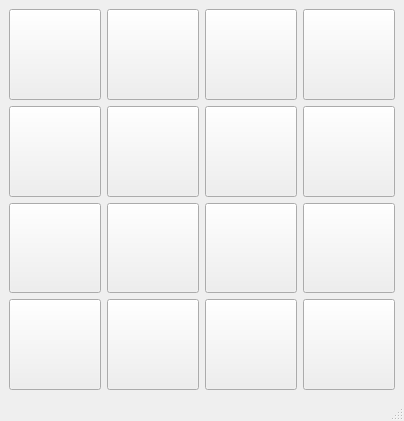
<?xml version="1.0" encoding="UTF-8"?>
<ui version="4.0">
 <class>MainWindow</class>
 <widget class="QMainWindow" name="MainWindow">
  <property name="geometry">
   <rect>
    <x>0</x>
    <y>0</y>
    <width>404</width>
    <height>421</height>
   </rect>
  </property>
  <property name="windowTitle">
   <string>Puzzle 15</string>
  </property>
  <property name="windowIcon">
   <iconset theme="zoom-in"/>
  </property>
  <widget class="QWidget" name="centralwidget">
   <layout class="QGridLayout" name="gridLayout">
    <item row="2" column="0">
     <widget class="QPushButton" name="btn_9">
      <property name="sizePolicy">
       <sizepolicy hsizetype="Minimum" vsizetype="Expanding">
        <horstretch>0</horstretch>
        <verstretch>0</verstretch>
       </sizepolicy>
      </property>
      <property name="font">
       <font>
        <pointsize>13</pointsize>
       </font>
      </property>
      <property name="text">
       <string/>
      </property>
     </widget>
    </item>
    <item row="0" column="0">
     <widget class="QPushButton" name="btn_1">
      <property name="sizePolicy">
       <sizepolicy hsizetype="Minimum" vsizetype="Expanding">
        <horstretch>0</horstretch>
        <verstretch>0</verstretch>
       </sizepolicy>
      </property>
      <property name="font">
       <font>
        <pointsize>13</pointsize>
       </font>
      </property>
      <property name="text">
       <string/>
      </property>
     </widget>
    </item>
    <item row="1" column="3">
     <widget class="QPushButton" name="btn_8">
      <property name="sizePolicy">
       <sizepolicy hsizetype="Minimum" vsizetype="Expanding">
        <horstretch>0</horstretch>
        <verstretch>0</verstretch>
       </sizepolicy>
      </property>
      <property name="font">
       <font>
        <pointsize>13</pointsize>
       </font>
      </property>
      <property name="text">
       <string/>
      </property>
     </widget>
    </item>
    <item row="2" column="3">
     <widget class="QPushButton" name="btn_12">
      <property name="sizePolicy">
       <sizepolicy hsizetype="Minimum" vsizetype="Expanding">
        <horstretch>0</horstretch>
        <verstretch>0</verstretch>
       </sizepolicy>
      </property>
      <property name="font">
       <font>
        <pointsize>13</pointsize>
       </font>
      </property>
      <property name="text">
       <string/>
      </property>
     </widget>
    </item>
    <item row="1" column="0">
     <widget class="QPushButton" name="btn_5">
      <property name="sizePolicy">
       <sizepolicy hsizetype="Minimum" vsizetype="Expanding">
        <horstretch>0</horstretch>
        <verstretch>0</verstretch>
       </sizepolicy>
      </property>
      <property name="font">
       <font>
        <pointsize>13</pointsize>
       </font>
      </property>
      <property name="text">
       <string/>
      </property>
     </widget>
    </item>
    <item row="3" column="0">
     <widget class="QPushButton" name="btn_13">
      <property name="sizePolicy">
       <sizepolicy hsizetype="Minimum" vsizetype="Expanding">
        <horstretch>0</horstretch>
        <verstretch>0</verstretch>
       </sizepolicy>
      </property>
      <property name="font">
       <font>
        <pointsize>13</pointsize>
       </font>
      </property>
      <property name="text">
       <string/>
      </property>
     </widget>
    </item>
    <item row="0" column="2">
     <widget class="QPushButton" name="btn_3">
      <property name="sizePolicy">
       <sizepolicy hsizetype="Minimum" vsizetype="Expanding">
        <horstretch>0</horstretch>
        <verstretch>0</verstretch>
       </sizepolicy>
      </property>
      <property name="font">
       <font>
        <pointsize>13</pointsize>
       </font>
      </property>
      <property name="text">
       <string/>
      </property>
     </widget>
    </item>
    <item row="0" column="3">
     <widget class="QPushButton" name="btn_4">
      <property name="sizePolicy">
       <sizepolicy hsizetype="Minimum" vsizetype="Expanding">
        <horstretch>0</horstretch>
        <verstretch>0</verstretch>
       </sizepolicy>
      </property>
      <property name="font">
       <font>
        <pointsize>13</pointsize>
       </font>
      </property>
      <property name="text">
       <string/>
      </property>
     </widget>
    </item>
    <item row="0" column="1">
     <widget class="QPushButton" name="btn_2">
      <property name="sizePolicy">
       <sizepolicy hsizetype="Minimum" vsizetype="Expanding">
        <horstretch>0</horstretch>
        <verstretch>0</verstretch>
       </sizepolicy>
      </property>
      <property name="font">
       <font>
        <pointsize>13</pointsize>
       </font>
      </property>
      <property name="text">
       <string/>
      </property>
     </widget>
    </item>
    <item row="1" column="1">
     <widget class="QPushButton" name="btn_6">
      <property name="sizePolicy">
       <sizepolicy hsizetype="Minimum" vsizetype="Expanding">
        <horstretch>0</horstretch>
        <verstretch>0</verstretch>
       </sizepolicy>
      </property>
      <property name="font">
       <font>
        <pointsize>13</pointsize>
       </font>
      </property>
      <property name="text">
       <string/>
      </property>
     </widget>
    </item>
    <item row="1" column="2">
     <widget class="QPushButton" name="btn_7">
      <property name="sizePolicy">
       <sizepolicy hsizetype="Minimum" vsizetype="Expanding">
        <horstretch>0</horstretch>
        <verstretch>0</verstretch>
       </sizepolicy>
      </property>
      <property name="font">
       <font>
        <pointsize>13</pointsize>
       </font>
      </property>
      <property name="text">
       <string/>
      </property>
     </widget>
    </item>
    <item row="2" column="1">
     <widget class="QPushButton" name="btn_10">
      <property name="sizePolicy">
       <sizepolicy hsizetype="Minimum" vsizetype="Expanding">
        <horstretch>0</horstretch>
        <verstretch>0</verstretch>
       </sizepolicy>
      </property>
      <property name="font">
       <font>
        <pointsize>13</pointsize>
       </font>
      </property>
      <property name="text">
       <string/>
      </property>
     </widget>
    </item>
    <item row="2" column="2">
     <widget class="QPushButton" name="btn_11">
      <property name="sizePolicy">
       <sizepolicy hsizetype="Minimum" vsizetype="Expanding">
        <horstretch>0</horstretch>
        <verstretch>0</verstretch>
       </sizepolicy>
      </property>
      <property name="font">
       <font>
        <pointsize>13</pointsize>
       </font>
      </property>
      <property name="text">
       <string/>
      </property>
     </widget>
    </item>
    <item row="3" column="1">
     <widget class="QPushButton" name="btn_14">
      <property name="sizePolicy">
       <sizepolicy hsizetype="Minimum" vsizetype="Expanding">
        <horstretch>0</horstretch>
        <verstretch>0</verstretch>
       </sizepolicy>
      </property>
      <property name="font">
       <font>
        <pointsize>13</pointsize>
       </font>
      </property>
      <property name="text">
       <string/>
      </property>
     </widget>
    </item>
    <item row="3" column="2">
     <widget class="QPushButton" name="btn_15">
      <property name="sizePolicy">
       <sizepolicy hsizetype="Minimum" vsizetype="Expanding">
        <horstretch>0</horstretch>
        <verstretch>0</verstretch>
       </sizepolicy>
      </property>
      <property name="font">
       <font>
        <pointsize>13</pointsize>
       </font>
      </property>
      <property name="text">
       <string/>
      </property>
     </widget>
    </item>
    <item row="3" column="3">
     <widget class="QPushButton" name="btn_16">
      <property name="sizePolicy">
       <sizepolicy hsizetype="Minimum" vsizetype="Expanding">
        <horstretch>0</horstretch>
        <verstretch>0</verstretch>
       </sizepolicy>
      </property>
      <property name="font">
       <font>
        <pointsize>13</pointsize>
       </font>
      </property>
      <property name="text">
       <string/>
      </property>
     </widget>
    </item>
   </layout>
  </widget>
  <widget class="QMenuBar" name="menubar">
   <property name="geometry">
    <rect>
     <x>0</x>
     <y>0</y>
     <width>404</width>
     <height>22</height>
    </rect>
   </property>
  </widget>
  <widget class="QStatusBar" name="statusbar"/>
 </widget>
 <resources/>
 <connections/>
</ui>
